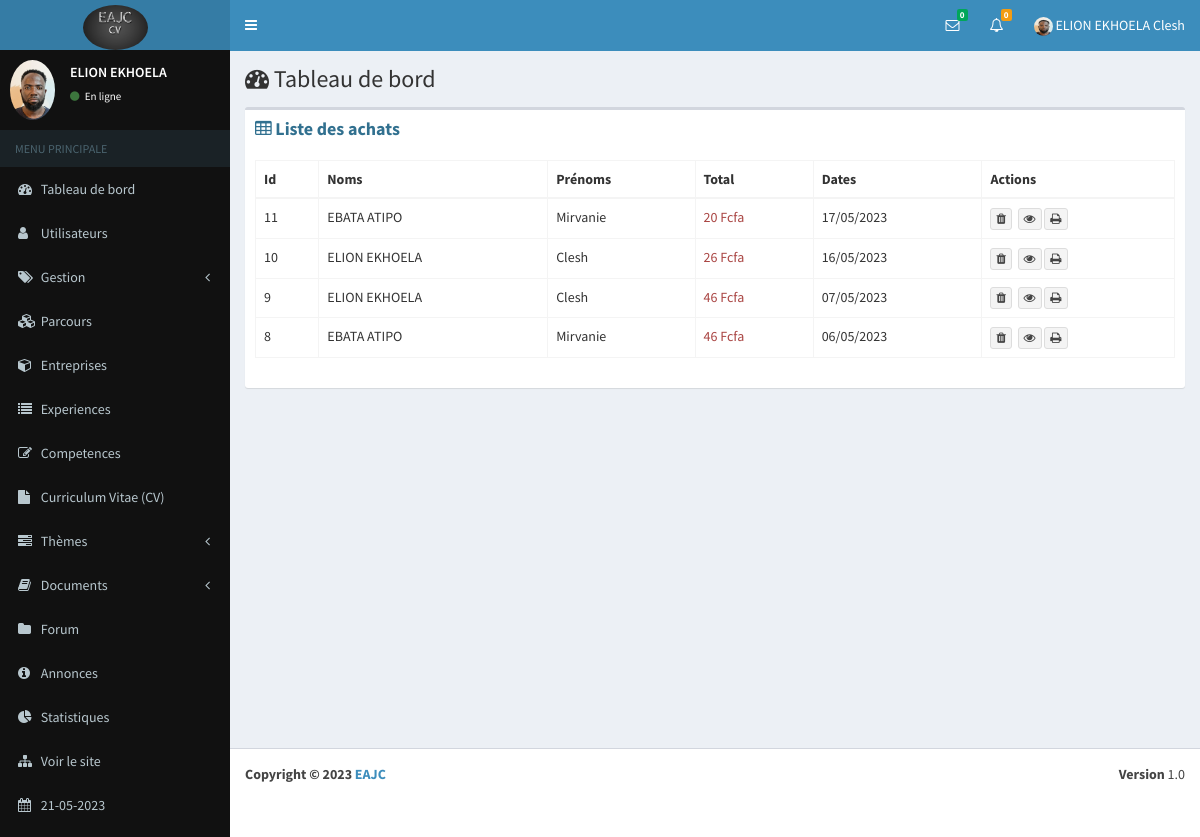
Page /cours/commandes (signed in) on the committed database.
### eab/models.py (models this page shows, shortened)
class Parametre(models.Model):
    appname=models.CharField(max_length=100)
    appeditor=models.CharField(max_length=200)
    phone=models.CharField(max_length=200, null=True)
    email=models.CharField(max_length=200, null=True)
    version=models.CharField(max_length=10, null=True)
    devise=models.CharField(max_length=10, null=True)
    COLORS=[
        ('primary','primary'),
        ('info','info'),
        ('success','success'),
        ('danger','danger'),
        ('secondary','secondary'),
        ('dark','dark'),
    ]
    theme=models.CharField(max_length=200, null=True, choices=COLORS)
    logo=models.ImageField(upload_to="media", null=True, blank=True)
    width_logo=models.CharField(max_length=3, null=True)
    height_logo=models.TextField(max_length=3, null=True)

class Profile(models.Model):
    user=models.OneToOneField(User, on_delete=models.CASCADE)
    phone=models.CharField(max_length=100)
    address=models.TextField()
    photo=models.ImageField(upload_to="media", null=True, blank=True)
    SEX=[
        ('Masculin','Masculin'),
        ('Feminin','Feminin')
    ]
    gender=models.CharField(max_length=100, null=True, choices=SEX)
    droitmes=models.BooleanField(default=False, null=True)
    status=models.BooleanField(default=False, null=True)
    apropos=models.TextField(null=True)
    profession=models.CharField(max_length=50, null=True)
    VARIABLE=[
        ('Visible','Visible'),
        ('Invisible','Invisible')
    ]
    vform=models.CharField(max_length=100, null=True, choices=VARIABLE, default="Visible")
    vep=models.CharField(max_length=100, null=True, choices=VARIABLE)
    vcomp=models.CharField(max_length=100, null=True, choices=VARIABLE)
    vaform=models.CharField(max_length=100, null=True, choices=VARIABLE)
    priority=models.BooleanField(null=True,default=False)

### document/models.py (models this page shows)
class Commande(models.Model):
    user=models.ForeignKey(User, on_delete=models.CASCADE, null=True)
    ucours=models.TextField(max_length=500,null=True)
    total=models.IntegerField(null=False)
    datecommande=models.DateField(auto_now=True)
    status=models.BooleanField(default=False)
    statusachat=models.BooleanField(default=False)

### document/views.py (the view)
# urls.py: path("commandes", commandes, name="commande/commandes"),
@login_required(login_url='connection/login')
def commandes(request):
    date=datetime.datetime.now()
    commandes=Commande.objects.filter(status=0).order_by("-id")
    for commande in commandes:
        commande.status=1
        commande.save()
    commandes=Commande.objects.filter(status=1).order_by("-id")
    context={
        "commandes":commandes,
        "date":date,
        "parametre":parametre(),
        "countanswer":nbnew_answer(request),
        "count":nbnew_message(request),
        "users":new_message(request),
    }
    return render(request, "commande/commandes.html", context)

### document/views.py (called while the page is built, shortened)
def parametre():
    try:
        parametre=Parametre.objects.all()[0]
    except Exception as e:
        parametre=None
    if parametre == None :
        return redirect("maintenance")
    else:
        return parametre

def new_message( request):
    contacts=Contact.objects.filter(statut=0, status=1).order_by("-id")
    tabUsers=[]
    tabIdUser=[]
    for contact in contacts:
        diccode=eval(contact.codes)
    tab=[]
    for i in tabIdUser:
        if i not in tab:
            tab.append(i)
    dic={}
    for i in tab:
        nombre=0
        for k in tabIdUser:
            if i==k:
                nombre=nombre+1
        dic[i]=nombre
    tabMessages=[]
    tabs=[]
    return tabMessages

def nbnew_message(request):
    contacts=Contact.objects.filter(statut=0, status=1).order_by("-id")
    count=0
    for contact in contacts:
        diccode=eval(contact.codes)
        if diccode["user1"]==request.user.id:
            count=count+1
    return count

def nbnew_answer(request):
    questions=Question.objects.filter(user_id=request.user.id)
    number=0
    for question in questions:
        number+=Answer.objects.filter(question_id=question.id, status=0).count()
    return number

### document/templates/commande/commandes.html (shortened to what this page needs)
{% extends 'global/base.html' %}
{% block content %}
      <div class="content-wrapper">
        <section class="content-header">
          <h1>
            <i class="fa fa-dashboard"></i> Tableau de bord
          </h1>
        </section>
        <section class="content">
          <div class="row">
            <div class="col-xs-12">
              <div class="box">
                <div class="box-header">
                    <h6 class="box-title text-info"><i class="fa fa-table"></i> <b>Liste des achats</b> </h6>
                </div>
                <div class="box-body border-bottom-primary">
                            <div class="table-responsive">
                                <table class="table table-bordered" id="dataTable" width="100%" cellspacing="0">
                                    <thead>
                                        <tr class="bg-{{ parametre.theme }} text-white">
                                            <th>Id</th>
                                            <th>Noms</th>
                                            <th>Prénoms</th>
                                            <th>Total</th>
                                            <th>Dates</th>
                                            <th>Actions</th>
                                        </tr>
                                    </thead>
                                    <tbody>
                                        {% for commande in commandes %}
                                        <tr>
                                            <td>{{ commande.id }}</td>
                                            <td>{{ commande.user.last_name }}</td>
                                            <td>{{ commande.user.first_name }}</td>
                                            <td class="text-danger">{{ commande.total }} {{ parametre.devise }}</td>
                                            <td>{{ commande.datecommande|date:"d/m/Y" }}</td>
                                            <td>
                                                <a class="btn btn-default btn-xs" href="#" data-toggle="modal" data-target="#contactModal{{ commande.id }}"><i class="fa fa-trash"></i></a>&nbsp;
                                                <a href="{% url 'commande/detachat' commande.id %}" title="Vue" class="btn btn-default btn-xs"><i class="fa fa-eye"></i></a>
                                                <a href="{% url 'commande/facture' commande.id %}" title="Vue" class="btn btn-default btn-xs"><i class="fa fa-print"></i></a>
                                            </td>
                                        </tr>
                                        {% endfor %}
                                    </tbody>
                                </table>
                            </div>
                        </div>
                    </div>
            </div>
        </div>
    </section>
</div>
{% endblock %}

### eab/templates/global/navbar.html (shortened to what this page needs)
{% load static %}
<header class="main-header">
    <a href="{% url 'dashboard' %}" class="logo">
        {% if parametre.logo %}
        <img class="img-circle" src="{{ parametre.logo.url }}" width="{{ parametre.width_logo }}" height="{{ parametre.height_logo }}" alt="EAJC">
        {% else %}
        <h3><b>EAJC</b></h3>
        {% endif %}
    </a>
    <nav class="navbar navbar-static-top" role="navigation">
      <a href="#" class="sidebar-toggle" data-toggle="offcanvas" role="button">
      </a>
      <div class="navbar-custom-menu">
        <ul class="nav navbar-nav">
          <li class="dropdown messages-menu">
            <a href="#" class="dropdown-toggle" data-toggle="dropdown">
              <i class="fa fa-envelope-o"></i>
              <span class="label label-success">{{ count }}</span>
            </a>
          </li>
          <li class="dropdown notifications-menu">
            <a href="#" class="dropdown-toggle" data-toggle="dropdown">
              <i class="fa fa-bell-o"></i>
              <span class="label label-warning">{{ countanswer }}</span>
            </a>
          </li>
          <li class="dropdown user user-menu">
            <a href="#" class="dropdown-toggle" data-toggle="dropdown">
                {% if request.user.profile.photo %}
                <img class="img-circle" width="19" height="19" src="{{ request.user.profile.photo.url }}" alt="...">
                {% else %}
                <img class="img-circle" width="19" height="19" src="{% static 'dist/img/user.png' %}" alt="...">
                {% endif %}
              <span class="hidden-xs">{{ user.last_name }} {{ user.first_name }}</span>
            </a>
          </li>
        </ul>
      </div>
    </nav>
  </header>

### eab/templates/global/_nav.html (shortened to what this page needs)
{% load static %}
<aside class="main-sidebar bg-black">
    <section class="sidebar">
      <div class="user-panel">
        <div class="pull-left image">
            {% if request.user.profile.photo %}
            <img class="img-circle" src="{{ request.user.profile.photo.url }}" alt="...">
            {% else %}
            <img class="img-circle" width="60" height="50" src="{% static 'dist/img/user.png' %}" alt="...">
            {% endif %}
        </div>
        <div class="pull-left info">
          <p>{{ user.last_name }}</p>
          <a href="{% url 'users/profile' %}"><i class="fa fa-circle text-success"></i> En ligne</a>
        </div>
      </div>
      <ul class="sidebar-menu">
        <li class="header">MENU PRINCIPALE</li>
        <li><a href="{% url 'dashboard' %}"><i class="fa fa-dashboard"></i> <span>Tableau de bord</span></a></li>
        {% for group in request.user.groups.all %}
        {% if group.name == "admin" %}
        <li class="treeview">
          <a href="#">
            <i class="fa fa-user"></i>
            <span>Utilisateurs</span>
          </a>
        </li>
        <li class="treeview">
            <a href="#">
              <i class="fa fa-tags"></i> <span>Gestion</span>
              <i class="fa fa-angle-left pull-right"></i>
            </a>
        </li>
        <li><a href="{% url 'parcours/parcours' %}"><i class="fa fa-cubes"></i> Parcours</a></li>
        <li><a href="{% url 'entreprise/entreprises' %}"><i class="fa fa-cube"></i> <span>Entreprises</span></a></li>
        <li><a href="{% url 'experience/experiences' %}"><i class="fa fa-list"></i> <span>Experiences</span></a></li>
        <li><a href="{% url 'competence/competences' %}"><i class="fa fa-edit"></i> <span>Competences</span></a></li>
        <li><a href="{% url 'cv/recap' %}"><i class="fa fa-file"></i> <span>Curriculum Vitae (CV)</span></a></li>
        <li class="treeview">
          <a href="#">
            <i class="fa fa-tasks"></i> <span>Thèmes</span>
            <i class="fa fa-angle-left pull-right"></i>
          </a>
        </li>
        <li class="treeview">
          <a href="#">
            <i class="fa fa-book"></i> <span>Documents</span>
            <i class="fa fa-angle-left pull-right"></i>
          </a>
        </li>
        <li><a href="{% url 'question/questions' %}"><i class="fa fa-folder"></i> <span>Forum</span></a></li>
        <li><a href="{% url 'annonce/annonces' %}"><i class="fa fa-info-circle"></i> <span>Annonces</span></a></li>
        <li><a href="{% url 'statistique' %}"><i class="fa fa-pie-chart"></i> <span>Statistiques</span></a></li>
        <li><a href="{% url 'home' %}"><i class="fa fa-sitemap"></i> <span>Voir le site</span></a></li>
        <li><a href=""><i class="fa fa-calendar"></i> <span>{{ date|date:"d-m-Y" }}</span></a></li>
        {% endif %}
        {% endfor %}
      </ul>
    </section>
  </aside>

### eab/templates/global/footeradmin.html
<footer class="main-footer">
    <div class="pull-right hidden-xs">
      <b>Version</b> {{parametre.version}}
    </div>
    <strong>Copyright &copy; 2023 <a href="">{{parametre.appname}}</a></strong>
</footer>

### rows in the picture
Parametre: logo (picture), devise "Fcfa", version "1.0", appname "EAJC"
Commande: id "11", user.last_name "EBATA ATIPO", user.first_name "Mirvanie", total "20", datecommande "17/05/2023"
Commande: id "10", user.last_name "ELION EKHOELA", user.first_name "Clesh", total "26", datecommande "16/05/2023"
Commande: id "9", user.last_name "ELION EKHOELA", user.first_name "Clesh", total "46", datecommande "07/05/2023"
Commande: id "8", user.last_name "EBATA ATIPO", user.first_name "Mirvanie", total "46", datecommande "06/05/2023"

### other values in the picture
{{ count }} "0"
{{ countanswer }} "0"
{{ user.last_name }} "ELION EKHOELA"
{{ user.first_name }} "Clesh"
{{ date|date:"d-m-Y" }} "21-05-2023"
